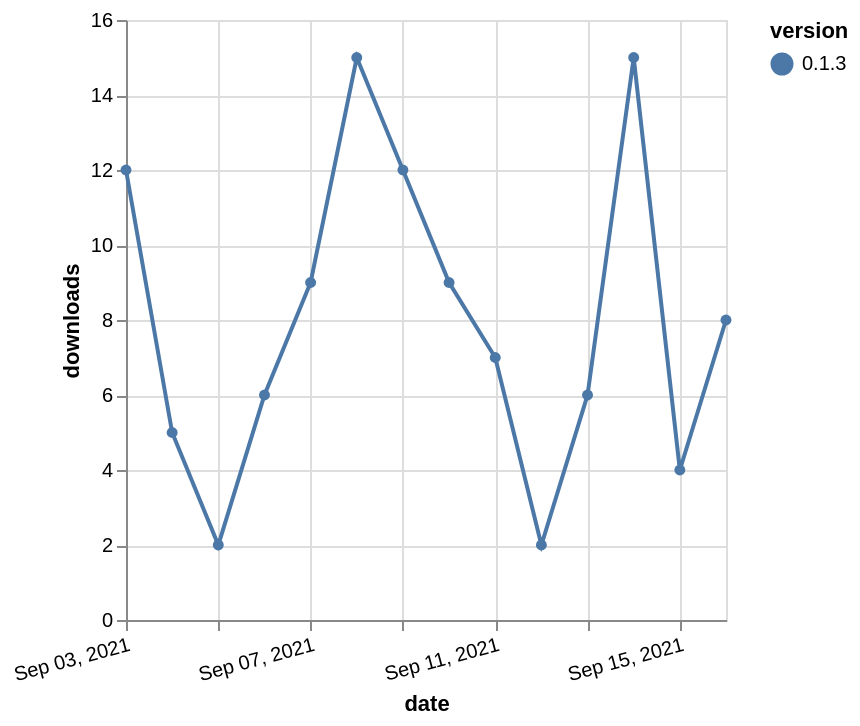

The Vega-Lite source for this figure:
### Vega-Lite specification from a JSON file in a GitHub repository (floating-point values rounded to 4 significant figures)
{"$schema": "https://vega.github.io/schema/vega-lite/v5.json", "description": "A simple bar chart with embedded data.", "data": {"values": [{"date": "2021-09-03", "total": 36794, "delta": 12, "version": "0.1.3"}, {"date": "2021-09-04", "total": 36799, "delta": 5, "version": "0.1.3"}, {"date": "2021-09-05", "total": 36801, "delta": 2, "version": "0.1.3"}, {"date": "2021-09-06", "total": 36807, "delta": 6, "version": "0.1.3"}, {"date": "2021-09-07", "total": 36816, "delta": 9, "version": "0.1.3"}, {"date": "2021-09-08", "total": 36831, "delta": 15, "version": "0.1.3"}, {"date": "2021-09-09", "total": 36843, "delta": 12, "version": "0.1.3"}, {"date": "2021-09-10", "total": 36852, "delta": 9, "version": "0.1.3"}, {"date": "2021-09-11", "total": 36859, "delta": 7, "version": "0.1.3"}, {"date": "2021-09-12", "total": 36861, "delta": 2, "version": "0.1.3"}, {"date": "2021-09-13", "total": 36867, "delta": 6, "version": "0.1.3"}, {"date": "2021-09-14", "total": 36882, "delta": 15, "version": "0.1.3"}, {"date": "2021-09-15", "total": 36886, "delta": 4, "version": "0.1.3"}, {"date": "2021-09-16", "total": 36894, "delta": 8, "version": "0.1.3"}]}, "width": "container", "mark": {"type": "line", "point": {"filled": true}}, "encoding": {"x": {"field": "date", "type": "temporal", "timeUnit": "yearmonthdate", "title": "date", "axis": {"labelAngle": -15}}, "y": {"field": "delta", "type": "quantitative", "title": "downloads"}, "color": {"field": "version", "type": "nominal"}, "tooltip": {"field": "delta"}}}
